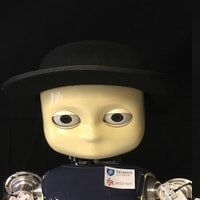
#> input picture python/training-data/s1/face_icub1.jpg, 200 x 200 px; its folder holds only this picture in this run
$ python -i face_detector.py   (imports and definitions only)
#> lines starting #> are read from the running program, lines starting #| are printed output that depends on the picture
#> further down, picture is the input picture: shape (200, 200, 3); mean B, G, R 44.9, 54.6, 59.1
import cv2
import os


class FaceDetector:

    def __init__(self):
        self.subjects = ["", "iCub"]
        self.eye_cascade = cv2.CascadeClassifier('haarcascade_eye.xml')
        self.face_cascade = cv2.CascadeClassifier("cascade-icub-60v60.xml")

    def detecting(self, frame):

        face = []
        # if you want to see the potential face found
        face_crop = []

        gray = cv2.cvtColor(frame, cv2.COLOR_BGR2GRAY)
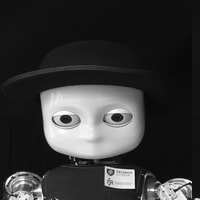
#> gray: shape (200, 200); min 0, max 254, mean 54.9
        blurred = cv2.GaussianBlur(gray, (31, 31), 0)
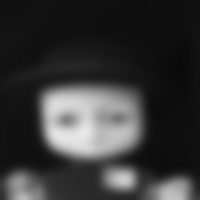
#> blurred: shape (200, 200); min 10, max 232, mean 54.9
        thresh = cv2.threshold(blurred, 127, 255, cv2.THRESH_TOZERO)[1]
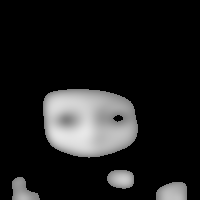
#> thresh: shape (200, 200); min 0, max 232, mean 29.7
        potential_face = self.face_cascade.detectMultiScale(
            thresh,
            scaleFactor=1.2,
            minNeighbors=5,
            minSize=(40, 40),
            maxSize=(200, 200),
            flags=cv2.CASCADE_FIND_BIGGEST_OBJECT
        )
#> potential_face = [[32, 90, 76, 76]]

        # you should only find one face
        # Draw a rectangle around the potential face
        for (x, y, w, h) in potential_face:
            num_eyes = 0

            roi_gray = gray[y:y + h, x:x + w]
            roi_color = frame[y:y + h, x:x + w]

            # find the eyes of the potential face
            eyes = self.eye_cascade.detectMultiScale(roi_gray)
            for (ex, ey, ew, eh) in eyes:
                if len(eyes) == 2:
                    cv2.rectangle(roi_color, (ex, ey), (ex + ew, ey + eh), (0, 255, 0), 2)
                    num_eyes = 2
            if num_eyes == 2:
                cv2.rectangle(frame, (x, y), (x + w, y + h), (0, 255, 0), 2)
                face.append([x, y, w, h])
                face_crop.append(gray[y:y + w, x:x + h])
#> this loop made 1 pass
#> (x, y, w, h, eyes) on pass 1: (32, 90, 76, 76, [[14, 11, 37, 37]])
#> pass 1, in detecting, `roi_gray = gray[y:y + h, x:x + w]`:
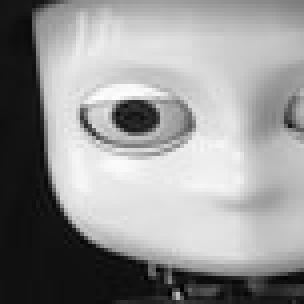
#> roi_gray: shape (76, 76) (shown 4 times larger); min 0, max 253, mean 148.6
#> pass 1, in detecting, `roi_color = frame[y:y + h, x:x + w]`:
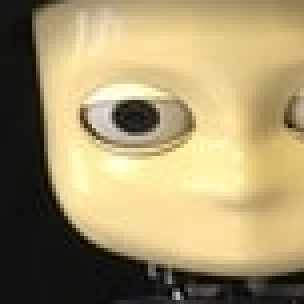
#> roi_color: shape (76, 76, 3) (shown 4 times larger); mean B, G, R 107.5, 148.6, 164.4
#> after the loop, face = []; face_crop = []
            # if not - ignore potential face

        return face

    # [53 lines left out: functions prepare_training_data, predict, not called in this run]

>>> import cv2
>>> picture = cv2.imread('training-data/s1/face_icub1.jpg')
>>> result = FaceDetector().detecting(picture)
#> result = []
